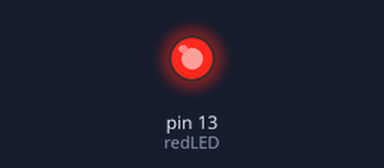
A sketch run on a simulated Arduino Uno, built with avr-gcc and run on an emulated ATmega328P. On the bench: output pins drawn as LEDs (lit = HIGH).

Above: at 1.5 s.
At 6.7 s:
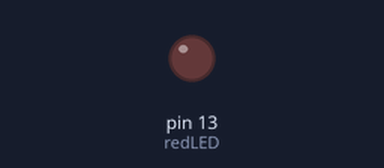
Timing chart, 0 to 8.1 s (numbered marks = the images above):
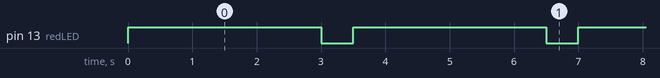

The sketch:

blink.ino
```cpp
const int redLED = 13;           // Red onboard LED

void setup() {
  pinMode(redLED, OUTPUT);
}

void loop() {
  digitalWrite(redLED, HIGH);
  delay(3000);

  digitalWrite(redLED, LOW);
  delay(500);
}
```

Measured:
- by itself, pin 13 (redLED): alternates HIGH for 3.0 s and LOW for 0.50 s
